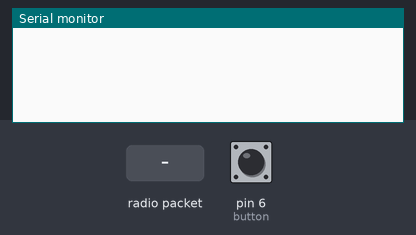
Recording of a sketch running on a simulated Arduino Uno, built with avr-gcc and run on an emulated ATmega328P. Parts: the last lines printed to the serial monitor. The test bench sets the inputs (shaded band); at power-on: pin 6 (button) HIGH. No radio packets arrive unless stated.

Above: at 1.2 s.
1.3 s: pin 6 (button) pulled LOW for 0.15 s
At 2.6 s:
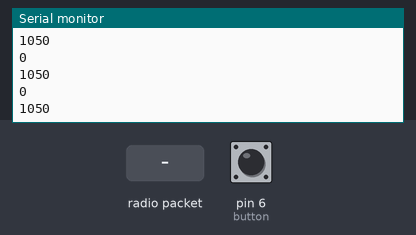
2.9 s: radio packet "1" arrives
At 4.1 s:
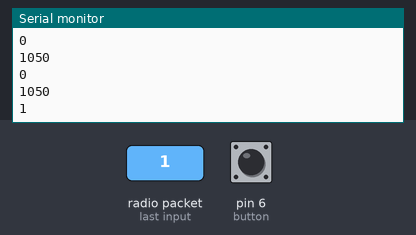
4.4 s: radio packet "2" arrives
At 5.3 s:
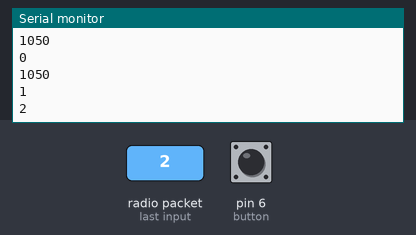
Timing chart, 0 to 7.4 s (numbered marks = the images above; inputs shaded):
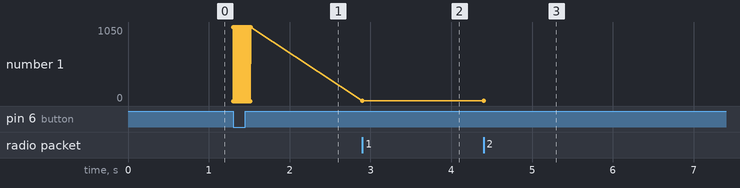

Measured:
- after the input at 1.3 s, the serial monitor: prints a new line at once (image 1)
- after the input at 2.9 s, the serial monitor: prints a new line at once (image 2)
- after the input at 4.4 s, the serial monitor: prints a new line at once (image 3)
- plotted number 1: 1050 → 1 after the input at 2.9 s, 1 → 2 after the input at 4.4 s

The sketch:

Remote_Control_Sender.ino
```cpp
// Last updated 07/13/17 --Justin Garcia
// Update was a clean up of all tabs for readability and the addition of the notes tab.
// PLEASE SEE NOTES in notes tab

//-------------------- INCLUDES ---------------------//
#include "Arduino.h"           // all of these statements make sure that the code written in each tab are pulled into this tab. The Arduino IDE only will compile what is in the main tab of the sketch.
#include <EEPROM.h>
#include "radio.h"


//-------------------- MAIN SETUP ---------------------//
void setup() {
  wireless.SETUP();            // Only the working SETUP functions are included


}

//-------------------- MAIN FUNCTIONS ---------------------//
void loop()
{
  wireless.COMMS();      // Only working loops are in included.

}
```

radio.cpp
```cpp
/*
* Library: TMRh20/RF24, https://github.com/tmrh20/RF24/
*/
//-------------------- INCLUDES ---------------------//
#include "Arduino.h"
#include "radio.h"
#include <SPI.h>
#include <nRF24L01.h>
#include <RF24.h>
//-------------------- VARIABLES ---------------------//
RF24 radio(10, 9); // CE, CSN
const byte addresses[][6] = {"00001", "00002"};
const int button = 6;
int Launch = 1050;
//extern int pitch_speed;
//extern int pich_location;
//extern int pitch_curve;
//extern int machine_rotation;

//-------------------- CLASS ---------------------//
radioclass::radioclass()   // You will see the same call out in every tab to the right of this. It is essential
{
}


//-------------------- SETUP ---------------------//
void radioclass::SETUP() // all fuctions written in a certain tab need the class identifier before the function name.
{
  Serial.begin(9600);
  pinMode(button, INPUT_PULLUP);
  radio.begin();
  radio.openWritingPipe(addresses[1]); // 00001
  radio.openReadingPipe(1, addresses[0]); // 00002
  radio.setPALevel(RF24_PA_MIN);
}

//-------------------- OTHER FUNCTIONS ---------------------//

void radioclass::COMMS ()
{


if (digitalRead(button) == LOW)
 {
  Serial.println(digitalRead(button));
  radio.stopListening();
  radio.write(&Launch, sizeof(Launch));
  Serial.println(Launch);
 }
 else
 {
  radio.startListening();
   while (radio.available())
    {
  char text[32] = "";
  radio.read(&text, sizeof(text));
  Serial.println(text);
    }
 }
}

//-------------------- AKA ---------------------//
radioclass wireless = radioclass();
```

radio.h
```cpp
#ifndef radio_h
#define radio_h

class radioclass {
  public:
    radioclass();
    void SETUP();
    void COMMS();
};

extern radioclass wireless;

#endif
```
